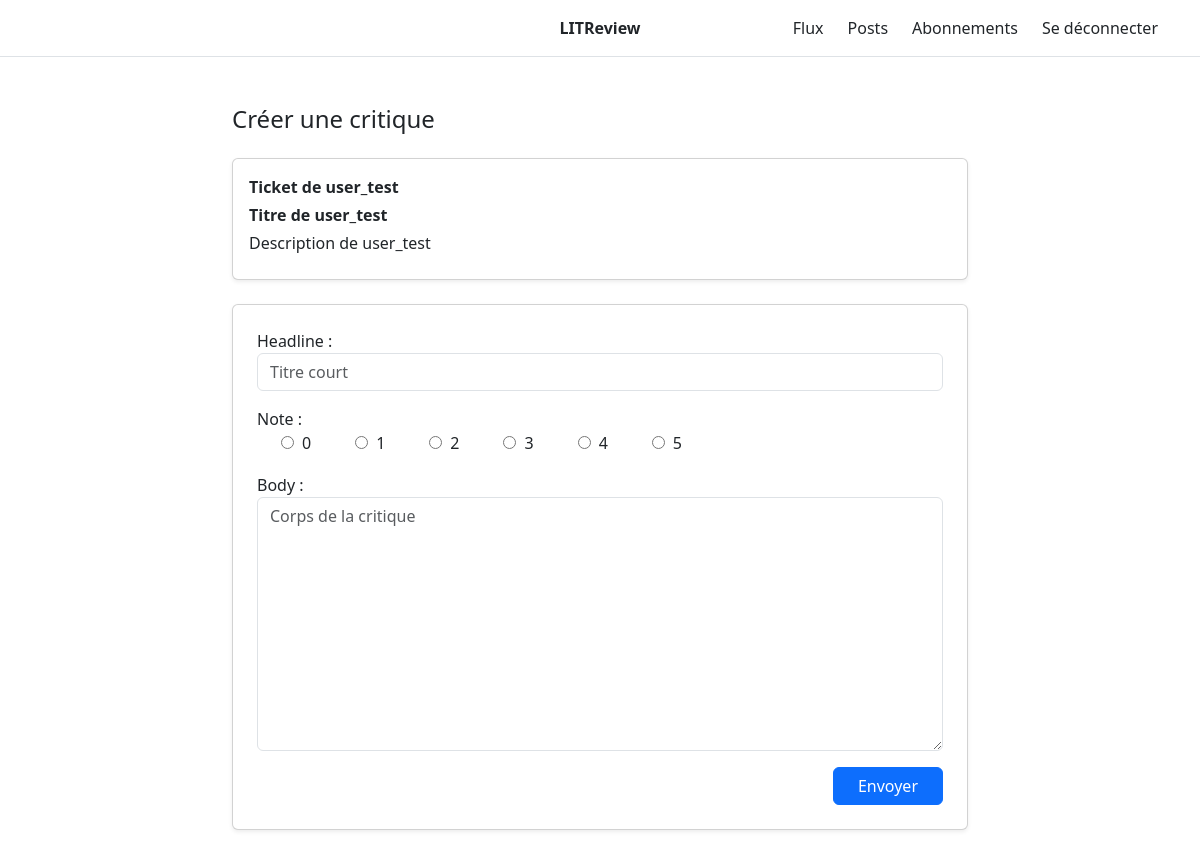
Screenshot of /ticket/4/review/ (signed in) with the database file from the repository.
### reviews/models.py (models this page shows)
class Ticket(models.Model):
    title = models.CharField(max_length=128)
    description = models.TextField(max_length=2048, blank=True)
    user = models.ForeignKey(settings.AUTH_USER_MODEL, on_delete=models.CASCADE)
    image = models.ImageField(null=True, blank=True)
    time_created = models.DateTimeField(auto_now_add=True)

### users/models.py (models this page shows)
class User(AbstractUser):
    pass

### reviews/views/reviews.py (the view)
@login_required
def create_review_response_view(request, ticket_id):
    ticket = get_object_or_404(Ticket, id=ticket_id)
    already_reviewed = Review.objects.filter(user=request.user, ticket=ticket).exists()
    if already_reviewed:
        return redirect("feed")
    if request.method == "POST":
        form = ReviewForm(request.POST)
        if form.is_valid():
            review = form.save(commit=False)
            review.user = request.user
            review.ticket = ticket
            review.save()
            return redirect("feed")
    else:
        form = ReviewForm()
    context = {
        "form": form,
        "ticket": ticket,
    }
    return render(request, "reviews/review_response.html", context)

### reviews/forms.py
class ReviewForm(forms.ModelForm):
    RATING_CHOICES = [(i, str(i)) for i in range(6)]
    rating = forms.TypedChoiceField(
        label="Note",
        choices=RATING_CHOICES,
        coerce=int,  # très important : convertit "3" (str) en 3 (int)
        widget=forms.RadioSelect,
    )
    class Meta:
        model = Review
        fields = ("headline", "body", "rating")
    def __init__(self, *args, **kwargs):
        super().__init__(*args, **kwargs)
        self.fields["headline"].widget.attrs.update(
            {
                "class": "form-control",
                "placeholder": "Titre court",
            }
        )
        self.fields["body"].widget.attrs.update(
            {
                "class": "form-control",
                "placeholder": "Corps de la critique",
            }
        )

### reviews/templates/reviews/review_response.html (shortened to what this page needs)
{% extends "base.html" %}
{% block content %}
<div class="container py-5">
  <div class="row justify-content-center">
    <div class="col-12 col-md-10 col-lg-8">
      <h1 class="h4 mb-4">Créer une critique</h1>
      <div class="card p-3 shadow-sm mb-4">
        <p class="mb-1">
          <strong>Ticket de {{ ticket.user.username }}</strong>
        </p>
        <p class="mb-1">
          <strong>{{ ticket.title }}</strong>
        </p>
        <p class="mb-2">{{ ticket.description }}</p>
      </div>
      <form method="post" class="card p-4 shadow-sm">
        <div class="mb-3">
          {{ form.headline.label_tag }}
          {{ form.headline }}
        </div>
        <div class="mb-3">
          {{ form.rating.label_tag }}
          <div class="d-flex flex-row flex-wrap align-items-center gap-1">
            {% for radio in form.rating %}
              <div class="form-check form-check-inline d-flex align-items-center gap-2">
                {{ radio.tag }}
                <label class="form-check-label" for="{{ radio.id_for_label }}">
                  {{ radio.choice_label }}
                </label>
              </div>
            {% endfor %}
          </div>
        </div>
        <div class="mb-3">
          {{ form.body.label_tag }}
          {{ form.body }}
        </div>
        <div class="d-flex justify-content-end">
          <button type="submit" class="btn btn-primary px-4">
            Envoyer
          </button>
        </div>
      </form>
    </div>
  </div>
</div>
{% endblock %}

### rows the page displays
Ticket: user.username "user_test", title "Titre de user_test", description "Description de user_test"

### other values shown
{{ radio.choice_label }} "0" "1" "2" "3" "4" "5"
